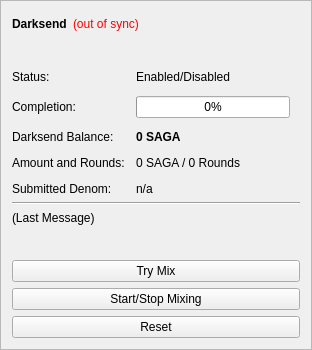
        <widget class="QFrame" name="frameDarksend">
         <property name="sizePolicy">
          <sizepolicy hsizetype="Expanding" vsizetype="Expanding">
           <horstretch>0</horstretch>
           <verstretch>0</verstretch>
          </sizepolicy>
         </property>
         <property name="minimumSize">
          <size>
           <width>0</width>
           <height>350</height>
          </size>
         </property>
         <property name="layoutDirection">
          <enum>Qt::LeftToRight</enum>
         </property>
         <property name="frameShape">
          <enum>QFrame::StyledPanel</enum>
         </property>
         <property name="frameShadow">
          <enum>QFrame::Raised</enum>
         </property>
         <layout class="QVBoxLayout" name="verticalLayout_5">
          <item>
           <layout class="QHBoxLayout" name="horizontalLayout_5">
            <item>
             <widget class="QLabel" name="label_2">
              <property name="font">
               <font>
                <weight>75</weight>
                <bold>true</bold>
               </font>
              </property>
              <property name="text">
               <string>Darksend</string>
              </property>
             </widget>
            </item>
            <item>
             <widget class="QLabel" name="labelDarksendSyncStatus">
              <property name="toolTip">
               <string>The displayed information may be out of date. Your wallet automatically synchronizes with the DarkSaga network after a connection is established, but this process has not completed yet.</string>
              </property>
              <property name="styleSheet">
               <string notr="true">QLabel { color: red; }</string>
              </property>
              <property name="text">
               <string notr="true">(out of sync)</string>
              </property>
              <property name="alignment">
               <set>Qt::AlignLeading|Qt::AlignLeft|Qt::AlignVCenter</set>
              </property>
             </widget>
            </item>
            <item>
             <spacer name="horizontalSpacer_4">
              <property name="orientation">
               <enum>Qt::Horizontal</enum>
              </property>
              <property name="sizeHint" stdset="0">
               <size>
                <width>40</width>
                <height>20</height>
               </size>
              </property>
             </spacer>
            </item>
           </layout>
          </item>
          <item>
           <widget class="QPushButton" name="runAutoDenom">
            <property name="palette">
             <palette>
              <active>
               <colorrole role="WindowText">
                <brush brushstyle="SolidPattern">
                 <color alpha="255">
                  <red>0</red>
                  <green>0</green>
                  <blue>0</blue>
                 </color>
                </brush>
               </colorrole>
               <colorrole role="Button">
                <brush brushstyle="LinearGradientPattern">
                 <gradient startx="1.000000000000000" starty="1.000000000000000" endx="1.000000000000000" endy="0.000000000000000" type="LinearGradient" spread="PadSpread" coordinatemode="ObjectBoundingMode">
                  <gradientstop position="0.000000000000000">
                   <color alpha="255">
                    <red>0</red>
                    <green>0</green>
                    <blue>0</blue>
                   </color>
                  </gradientstop>
                  <gradientstop position="1.000000000000000">
                   <color alpha="255">
                    <red>255</red>
                    <green>255</green>
                    <blue>255</blue>
                   </color>
                  </gradientstop>
                 </gradient>
                </brush>
               </colorrole>
               <colorrole role="Light">
                <brush brushstyle="SolidPattern">
                 <color alpha="255">
                  <red>255</red>
                  <green>255</green>
                  <blue>255</blue>
                 </color>
                </brush>
               </colorrole>
               <colorrole role="Midlight">
                <brush brushstyle="SolidPattern">
                 <color alpha="255">
                  <red>247</red>
                  <green>246</green>
                  <blue>246</blue>
                 </color>
                </brush>
               </colorrole>
               <colorrole role="Dark">
                <brush brushstyle="SolidPattern">
                 <color alpha="255">
                  <red>119</red>
                  <green>119</green>
                  <blue>119</blue>
                 </color>
                </brush>
               </colorrole>
               <colorrole role="Mid">
                <brush brushstyle="SolidPattern">
                 <color alpha="255">
                  <red>159</red>
                  <green>159</green>
                  <blue>159</blue>
                 </color>
                </brush>
               </colorrole>
               <colorrole role="Text">
                <brush brushstyle="SolidPattern">
                 <color alpha="255">
                  <red>0</red>
                  <green>0</green>
                  <blue>0</blue>
                 </color>
                </brush>
               </colorrole>
               <colorrole role="BrightText">
                <brush brushstyle="SolidPattern">
                 <color alpha="255">
                  <red>255</red>
                  <green>255</green>
                  <blue>255</blue>
                 </color>
                </brush>
               </colorrole>
               <colorrole role="ButtonText">
                <brush brushstyle="SolidPattern">
                 <color alpha="255">
                  <red>0</red>
                  <green>0</green>
                  <blue>0</blue>
                 </color>
                </brush>
               </colorrole>
               <colorrole role="Base">
                <brush brushstyle="LinearGradientPattern">
                 <gradient startx="1.000000000000000" starty="1.000000000000000" endx="1.000000000000000" endy="0.000000000000000" type="LinearGradient" spread="PadSpread" coordinatemode="ObjectBoundingMode">
                  <gradientstop position="0.000000000000000">
                   <color alpha="255">
                    <red>0</red>
                    <green>0</green>
                    <blue>0</blue>
                   </color>
                  </gradientstop>
                  <gradientstop position="1.000000000000000">
                   <color alpha="255">
                    <red>255</red>
                    <green>255</green>
                    <blue>255</blue>
                   </color>
                  </gradientstop>
                 </gradient>
                </brush>
               </colorrole>
               <colorrole role="Window">
                <brush brushstyle="LinearGradientPattern">
                 <gradient startx="1.000000000000000" starty="1.000000000000000" endx="1.000000000000000" endy="0.000000000000000" type="LinearGradient" spread="PadSpread" coordinatemode="ObjectBoundingMode">
                  <gradientstop position="0.000000000000000">
                   <color alpha="255">
                    <red>0</red>
                    <green>0</green>
                    <blue>0</blue>
                   </color>
                  </gradientstop>
                  <gradientstop position="1.000000000000000">
                   <color alpha="255">
                    <red>255</red>
                    <green>255</green>
                    <blue>255</blue>
                   </color>
                  </gradientstop>
                 </gradient>
                </brush>
               </colorrole>
               <colorrole role="Shadow">
                <brush brushstyle="SolidPattern">
                 <color alpha="255">
                  <red>0</red>
                  <green>0</green>
                  <blue>0</blue>
                 </color>
                </brush>
               </colorrole>
               <colorrole role="AlternateBase">
                <brush brushstyle="SolidPattern">
                 <color alpha="255">
                  <red>247</red>
                  <green>246</green>
                  <blue>246</blue>
                 </color>
                </brush>
               </colorrole>
               <colorrole role="ToolTipBase">
                <brush brushstyle="SolidPattern">
                 <color alpha="255">
                  <red>255</red>
                  <green>255</green>
                  <blue>220</blue>
                 </color>
                </brush>
               </colorrole>
               <colorrole role="ToolTipText">
                <brush brushstyle="SolidPattern">
                 <color alpha="255">
                  <red>0</red>
                  <green>0</green>
                  <blue>0</blue>
                 </color>
                </brush>
               </colorrole>
              </active>
              <inactive>
               <colorrole role="WindowText">
                <brush brushstyle="SolidPattern">
                 <color alpha="255">
                  <red>0</red>
                  <green>0</green>
                  <blue>0</blue>
                 </color>
                </brush>
               </colorrole>
               <colorrole role="Button">
                <brush brushstyle="LinearGradientPattern">
                 <gradient startx="1.000000000000000" starty="1.000000000000000" endx="1.000000000000000" endy="0.000000000000000" type="LinearGradient" spread="PadSpread" coordinatemode="ObjectBoundingMode">
                  <gradientstop position="0.000000000000000">
                   <color alpha="255">
                    <red>0</red>
                    <green>0</green>
                    <blue>0</blue>
                   </color>
                  </gradientstop>
                  <gradientstop position="1.000000000000000">
                   <color alpha="255">
                    <red>255</red>
                    <green>255</green>
                    <blue>255</blue>
                   </color>
                  </gradientstop>
                 </gradient>
                </brush>
               </colorrole>
               <colorrole role="Light">
                <brush brushstyle="SolidPattern">
                 <color alpha="255">
                  <red>255</red>
                  <green>255</green>
                  <blue>255</blue>
                 </color>
                </brush>
               </colorrole>
               <colorrole role="Midlight">
                <brush brushstyle="SolidPattern">
                 <color alpha="255">
                  <red>247</red>
                  <green>246</green>
                  <blue>246</blue>
                 </color>
                </brush>
               </colorrole>
               <colorrole role="Dark">
                <brush brushstyle="SolidPattern">
                 <color alpha="255">
                  <red>119</red>
                  <green>119</green>
                  <blue>119</blue>
                 </color>
                </brush>
               </colorrole>
               <colorrole role="Mid">
                <brush brushstyle="SolidPattern">
                 <color alpha="255">
                  <red>159</red>
                  <green>159</green>
                  <blue>159</blue>
                 </color>
                </brush>
               </colorrole>
               <colorrole role="Text">
                <brush brushstyle="SolidPattern">
                 <color alpha="255">
                  <red>0</red>
                  <green>0</green>
                  <blue>0</blue>
                 </color>
                </brush>
               </colorrole>
               <colorrole role="BrightText">
                <brush brushstyle="SolidPattern">
                 <color alpha="255">
                  <red>255</red>
                  <green>255</green>
                  <blue>255</blue>
                 </color>
                </brush>
               </colorrole>
               <colorrole role="ButtonText">
                <brush brushstyle="SolidPattern">
                 <color alpha="255">
                  <red>0</red>
                  <green>0</green>
                  <blue>0</blue>
                 </color>
                </brush>
               </colorrole>
               <colorrole role="Base">
                <brush brushstyle="LinearGradientPattern">
                 <gradient startx="1.000000000000000" starty="1.000000000000000" endx="1.000000000000000" endy="0.000000000000000" type="LinearGradient" spread="PadSpread" coordinatemode="ObjectBoundingMode">
                  <gradientstop position="0.000000000000000">
                   <color alpha="255">
                    <red>0</red>
                    <green>0</green>
                    <blue>0</blue>
                   </color>
                  </gradientstop>
                  <gradientstop position="1.000000000000000">
                   <color alpha="255">
                    <red>255</red>
                    <green>255</green>
                    <blue>255</blue>
                   </color>
                  </gradientstop>
                 </gradient>
                </brush>
               </colorrole>
               <colorrole role="Window">
                <brush brushstyle="LinearGradientPattern">
                 <gradient startx="1.000000000000000" starty="1.000000000000000" endx="1.000000000000000" endy="0.000000000000000" type="LinearGradient" spread="PadSpread" coordinatemode="ObjectBoundingMode">
                  <gradientstop position="0.000000000000000">
                   <color alpha="255">
                    <red>0</red>
                    <green>0</green>
                    <blue>0</blue>
                   </color>
                  </gradientstop>
                  <gradientstop position="1.000000000000000">
                   <color alpha="255">
                    <red>255</red>
                    <green>255</green>
                    <blue>255</blue>
                   </color>
                  </gradientstop>
                 </gradient>
                </brush>
               </colorrole>
               <colorrole role="Shadow">
                <brush brushstyle="SolidPattern">
                 <color alpha="255">
                  <red>0</red>
                  <green>0</green>
                  <blue>0</blue>
                 </color>
                </brush>
               </colorrole>
               <colorrole role="AlternateBase">
                <brush brushstyle="SolidPattern">
                 <color alpha="255">
                  <red>247</red>
                  <green>246</green>
                  <blue>246</blue>
                 </color>
                </brush>
               </colorrole>
               <colorrole role="ToolTipBase">
                <brush brushstyle="SolidPattern">
                 <color alpha="255">
                  <red>255</red>
                  <green>255</green>
                  <blue>220</blue>
                 </color>
                </brush>
               </colorrole>
               <colorrole role="ToolTipText">
                <brush brushstyle="SolidPattern">
                 <color alpha="255">
                  <red>0</red>
                  <green>0</green>
                  <blue>0</blue>
                 </color>
                </brush>
               </colorrole>
              </inactive>
              <disabled>
               <colorrole role="WindowText">
                <brush brushstyle="SolidPattern">
                 <color alpha="255">
                  <red>119</red>
                  <green>119</green>
                  <blue>119</blue>
                 </color>
                </brush>
               </colorrole>
               <colorrole role="Button">
                <brush brushstyle="LinearGradientPattern">
                 <gradient startx="1.000000000000000" starty="1.000000000000000" endx="1.000000000000000" endy="0.000000000000000" type="LinearGradient" spread="PadSpread" coordinatemode="ObjectBoundingMode">
                  <gradientstop position="0.000000000000000">
                   <color alpha="255">
                    <red>0</red>
                    <green>0</green>
                    <blue>0</blue>
                   </color>
                  </gradientstop>
                  <gradientstop position="1.000000000000000">
                   <color alpha="255">
                    <red>255</red>
                    <green>255</green>
                    <blue>255</blue>
                   </color>
                  </gradientstop>
                 </gradient>
                </brush>
               </colorrole>
               <colorrole role="Light">
                <brush brushstyle="SolidPattern">
                 <color alpha="255">
                  <red>255</red>
                  <green>255</green>
                  <blue>255</blue>
                 </color>
                </brush>
               </colorrole>
               <colorrole role="Midlight">
                <brush brushstyle="SolidPattern">
                 <color alpha="255">
                  <red>247</red>
                  <green>246</green>
                  <blue>246</blue>
                 </color>
                </brush>
               </colorrole>
               <colorrole role="Dark">
                <brush brushstyle="SolidPattern">
                 <color alpha="255">
                  <red>119</red>
                  <green>119</green>
                  <blue>119</blue>
                 </color>
                </brush>
               </colorrole>
               <colorrole role="Mid">
                <brush brushstyle="SolidPattern">
                 <color alpha="255">
                  <red>159</red>
                  <green>159</green>
                  <blue>159</blue>
                 </color>
                </brush>
               </colorrole>
               <colorrole role="Text">
                <brush brushstyle="SolidPattern">
                 <color alpha="255">
                  <red>119</red>
                  <green>119</green>
                  <blue>119</blue>
                 </color>
                </brush>
               </colorrole>
               <colorrole role="BrightText">
                <brush brushstyle="SolidPattern">
                 <color alpha="255">
                  <red>255</red>
                  <green>255</green>
                  <blue>255</blue>
                 </color>
                </brush>
               </colorrole>
               <colorrole role="ButtonText">
                <brush brushstyle="SolidPattern">
                 <color alpha="255">
                  <red>119</red>
                  <green>119</green>
                  <blue>119</blue>
                 </color>
                </brush>
               </colorrole>
               <colorrole role="Base">
                <brush brushstyle="LinearGradientPattern">
                 <gradient startx="1.000000000000000" starty="1.000000000000000" endx="1.000000000000000" endy="0.000000000000000" type="LinearGradient" spread="PadSpread" coordinatemode="ObjectBoundingMode">
                  <gradientstop position="0.000000000000000">
                   <color alpha="255">
                    <red>0</red>
                    <green>0</green>
                    <blue>0</blue>
                   </color>
                  </gradientstop>
                  <gradientstop position="1.000000000000000">
                   <color alpha="255">
                    <red>255</red>
                    <green>255</green>
                    <blue>255</blue>
                   </color>
                  </gradientstop>
                 </gradient>
                </brush>
               </colorrole>
               <colorrole role="Window">
                <brush brushstyle="LinearGradientPattern">
                 <gradient startx="1.000000000000000" starty="1.000000000000000" endx="1.000000000000000" endy="0.000000000000000" type="LinearGradient" spread="PadSpread" coordinatemode="ObjectBoundingMode">
                  <gradientstop position="0.000000000000000">
                   <color alpha="255">
                    <red>0</red>
                    <green>0</green>
                    <blue>0</blue>
                   </color>
                  </gradientstop>
                  <gradientstop position="1.000000000000000">
                   <color alpha="255">
                    <red>255</red>
                    <green>255</green>
                    <blue>255</blue>
                   </color>
                  </gradientstop>
                 </gradient>
                </brush>
               </colorrole>
               <colorrole role="Shadow">
                <brush brushstyle="SolidPattern">
                 <color alpha="255">
                  <red>0</red>
                  <green>0</green>
                  <blue>0</blue>
                 </color>
                </brush>
               </colorrole>
               <colorrole role="AlternateBase">
                <brush brushstyle="SolidPattern">
                 <color alpha="255">
                  <red>239</red>
                  <green>238</green>
                  <blue>238</blue>
                 </color>
                </brush>
               </colorrole>
               <colorrole role="ToolTipBase">
                <brush brushstyle="SolidPattern">
                 <color alpha="255">
                  <red>255</red>
                  <green>255</green>
                  <blue>220</blue>
                 </color>
                </brush>
               </colorrole>
               <colorrole role="ToolTipText">
                <brush brushstyle="SolidPattern">
                 <color alpha="255">
                  <red>0</red>
                  <green>0</green>
                  <blue>0</blue>
                 </color>
                </brush>
               </colorrole>
              </disabled>
             </palette>
            </property>
            <property name="focusPolicy">
             <enum>Qt::NoFocus</enum>
            </property>
            <property name="autoFillBackground">
             <bool>false</bool>
            </property>
            <property name="text">
             <string/>
            </property>
            <property name="flat">
             <bool>true</bool>
            </property>
           </widget>
          </item>
          <item>
           <layout class="QFormLayout" name="formLayout">
            <property name="fieldGrowthPolicy">
             <enum>QFormLayout::AllNonFixedFieldsGrow</enum>
            </property>
            <property name="horizontalSpacing">
             <number>11</number>
            </property>
            <property name="verticalSpacing">
             <number>12</number>
            </property>
            <item row="0" column="0">
             <widget class="QLabel" name="label_6">
              <property name="text">
               <string>Status:</string>
              </property>
             </widget>
            </item>
            <item row="1" column="0">
             <widget class="QLabel" name="label_7">
              <property name="text">
               <string>Completion:</string>
              </property>
             </widget>
            </item>
            <item row="1" column="1">
             <widget class="QProgressBar" name="darksendProgress">
              <property name="maximumSize">
               <size>
                <width>154</width>
                <height>16777215</height>
               </size>
              </property>
              <property name="value">
               <number>0</number>
              </property>
             </widget>
            </item>
            <item row="3" column="0">
             <widget class="QLabel" name="labelAnonymizedText">
              <property name="text">
               <string>Darksend Balance:</string>
              </property>
             </widget>
            </item>
            <item row="3" column="1">
             <widget class="QLabel" name="labelAnonymized">
              <property name="font">
               <font>
                <weight>75</weight>
                <bold>true</bold>
               </font>
              </property>
              <property name="text">
               <string notr="true">0 SAGA</string>
              </property>
             </widget>
            </item>
            <item row="4" column="0">
             <widget class="QLabel" name="label_8">
              <property name="text">
               <string>Amount and Rounds:</string>
              </property>
             </widget>
            </item>
            <item row="4" column="1">
             <widget class="QLabel" name="labelAmountRounds">
              <property name="text">
               <string>0 SAGA / 0 Rounds</string>
              </property>
             </widget>
            </item>
            <item row="5" column="0">
             <widget class="QLabel" name="label_9">
              <property name="text">
               <string>Submitted Denom:</string>
              </property>
             </widget>
            </item>
            <item row="5" column="1">
             <widget class="QLabel" name="labelSubmittedDenom">
              <property name="toolTip">
               <string>The denominations you submitted to the Masternode.&lt;br&gt;To mix, other users must submit the exact same denominations.</string>
              </property>
              <property name="text">
               <string>n/a</string>
              </property>
             </widget>
            </item>
            <item row="0" column="1">
             <widget class="QLabel" name="darksendEnabled">
              <property name="text">
               <string>Enabled/Disabled</string>
              </property>
             </widget>
            </item>
           </layout>
          </item>
          <item>
           <widget class="Line" name="lineLastMessage">
            <property name="orientation">
             <enum>Qt::Horizontal</enum>
            </property>
           </widget>
          </item>
          <item>
           <widget class="QLabel" name="darksendStatus">
            <property name="minimumSize">
             <size>
              <width>288</width>
              <height>43</height>
             </size>
            </property>
            <property name="text">
             <string>(Last Message)</string>
            </property>
            <property name="alignment">
             <set>Qt::AlignLeading|Qt::AlignLeft|Qt::AlignTop</set>
            </property>
            <property name="wordWrap">
             <bool>true</bool>
            </property>
           </widget>
          </item>
          <item>
           <widget class="QPushButton" name="darksendAuto">
            <property name="sizePolicy">
             <sizepolicy hsizetype="MinimumExpanding" vsizetype="Fixed">
              <horstretch>0</horstretch>
              <verstretch>0</verstretch>
             </sizepolicy>
            </property>
            <property name="toolTip">
             <string>Try to manually submit a Darksend request.</string>
            </property>
            <property name="text">
             <string>Try Mix</string>
            </property>
           </widget>
          </item>
          <item>
           <widget class="QPushButton" name="toggleDarksend">
            <property name="sizePolicy">
             <sizepolicy hsizetype="MinimumExpanding" vsizetype="Fixed">
              <horstretch>0</horstretch>
              <verstretch>0</verstretch>
             </sizepolicy>
            </property>
            <property name="text">
             <string>Start/Stop Mixing</string>
            </property>
           </widget>
          </item>
          <item>
           <widget class="QPushButton" name="darksendReset">
            <property name="sizePolicy">
             <sizepolicy hsizetype="MinimumExpanding" vsizetype="Fixed">
              <horstretch>0</horstretch>
              <verstretch>0</verstretch>
             </sizepolicy>
            </property>
            <property name="toolTip">
             <string>Reset the current status of Darksend (can interrupt Darksend if it's in the process of Mixing, which can cost you money!)</string>
            </property>
            <property name="autoFillBackground">
             <bool>false</bool>
            </property>
            <property name="text">
             <string>Reset</string>
            </property>
           </widget>
          </item>
         </layout>
        </widget>
